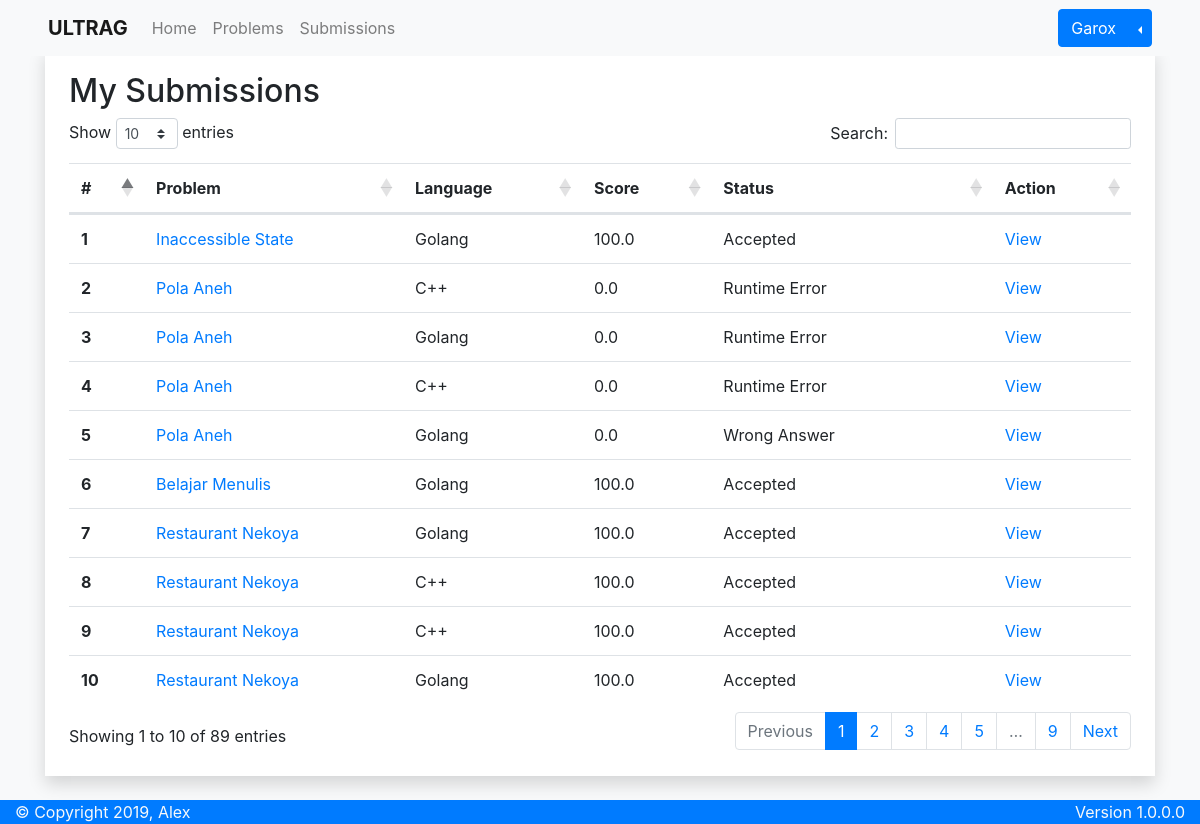
/submissions/my (signed in), run on an earlier commit of the app's database.
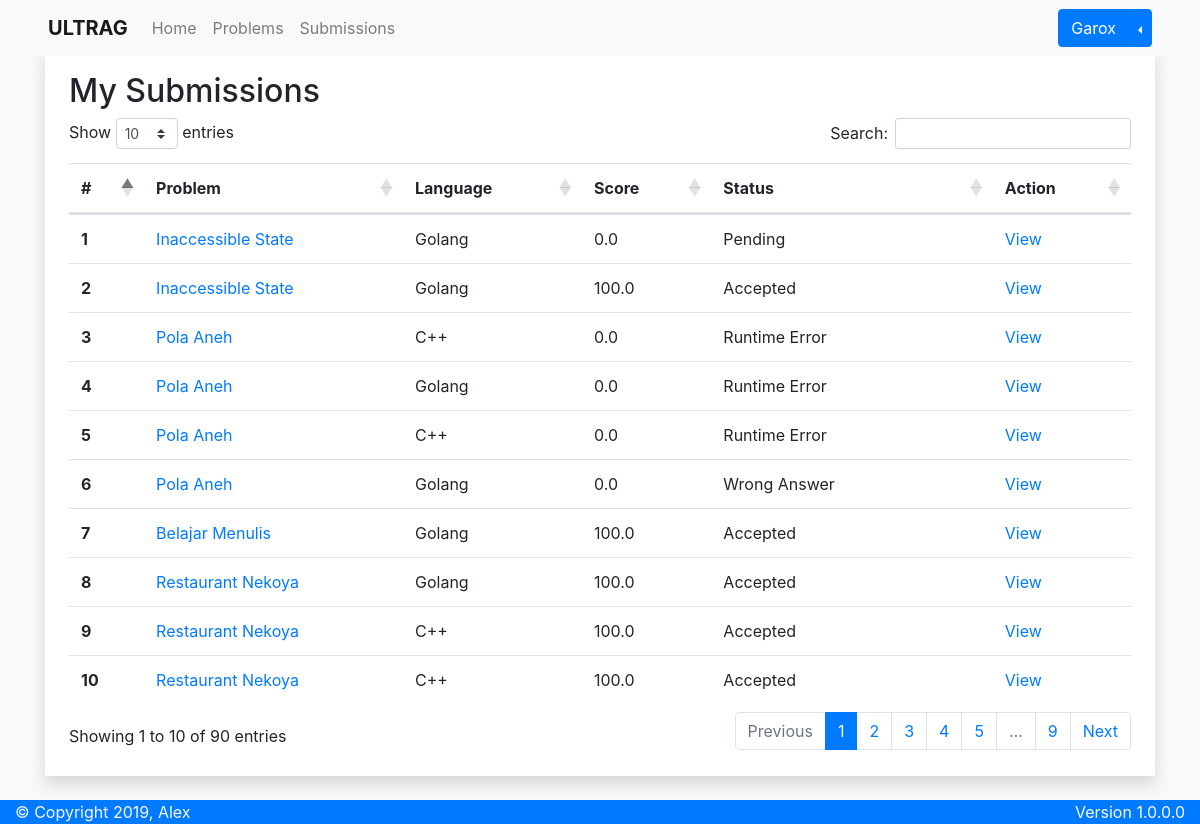
And on a later commit of the database.
### apps/models.py (models this page shows, shortened)
class Submission(models.Model):
    STATUS_CHOICES = {
        ('PEN', 'Pending'),
        ('AC', 'Accepted'),
        ('WA', 'Wrong Answer'),
        ('TLE', 'Time Limit Exceeded'),
        ('RTE', 'Runtime Error'),
        ('CTE', 'Compilation Error'),
        ('ACE', 'Abort Called Error'),
        ('MLE', 'Memory Limit Exceeded'),
        ('UNE', 'Unknown Error')
    }
    user = models.ForeignKey(User, default=None, null=True, on_delete=models.DO_NOTHING)
    name = models.CharField(max_length=255)
    problem = models.ForeignKey(Problem, on_delete=models.CASCADE)
    language = models.CharField(max_length=10, editable=False, default='Unknown')
    host = models.PositiveSmallIntegerField(default=0)
    score = models.FloatField(default=0)
    status = models.CharField(max_length=3, choices=STATUS_CHOICES, default='PEN')
    date = models.DateTimeField(default=now, editable=False)

class Problem(models.Model):
    name = models.CharField(max_length=50)
    description = MartorField()
    input = MartorField()
    output = MartorField()
    constraint = MartorField()
    time = models.PositiveSmallIntegerField()
    memory = models.PositiveSmallIntegerField()
    date = models.DateTimeField(default=now, editable=False)
    def __str__(self):
        return '{}'.format(self.name)

### apps/views.py (the view)
# urls.py: path('submissions/my', views.submissions_my, name='submissions_my'),
@login_required(login_url='/login')
def submissions_my(request):
    submissions = models.Submission.objects.filter(user=request.user).order_by('-date')
    context = {
        'Title': 'ULTRAG - My Submissions',
        'Submissions': submissions
    }
    return render(request, 'apps/submissions_my.html', context)

### apps/templates/apps/submissions_my.html (shortened to what this page needs)
{% extends 'apps/base.html' %}
{% block extra-css %}
<link rel="stylesheet" href="https://cdn.datatables.net/1.10.20/css/dataTables.bootstrap4.min.css">
{% endblock extra-css %}
{% block content %}
<h2>My Submissions</h2>
<table id="submission" class="table table-hover">
	<thead>
		<tr>
			<th scope="col">#</th>
			<th scope="col">Problem</th>
			<th scope="col">Language</th>
			<th scope="col">Score</th>
			<th scope="col">Status</th>
			<th scope="col">Action</th>
		</tr>
	</thead>
	<tbody>
		{% for submission in Submissions %}
		<tr>
			<th scope="row">{{ forloop.counter }}</th>
			<td><a href="{% url 'apps:problem' submission.problem_id %}">{{ submission.problem }}</a></td>
			<td>{{ submission.language }}</td>
			<td>{{ submission.score }}</td>
			<td>{{ submission.get_status_display }}</td>
			<td><a href="{% url 'apps:submission' submission.id %}">View</a></td>
		</tr>
		{% endfor %}
	</tbody>
</table>
{% endblock content %}

### apps/templates/apps/base.html (shortened to what this page needs)
<!DOCTYPE html>
<html lang="en">
	<head>
		<link rel="stylesheet" href="https://maxcdn.bootstrapcdn.com/bootstrap/4.3.1/css/bootstrap.min.css"></link>
		{% block extra-css %}
		{% endblock extra-css %}
	</head>
	<body class="bg-light">
		<nav class="navbar navbar-expand-lg navbar-light fixed-top bg-light pl-5 pr-5">
			<a class="navbar-brand" href="{% url 'apps:index' %}">
                <strong>ULTRAG</strong>
			</a>
			<ul class="navbar-nav mr-auto">
				<li class="nav-item{% if request.resolver_match.url_name == 'index' %} active{% endif %}">
					<a class="nav-link" href="{% url 'apps:index' %}">Home</a>
				</li>
				<li class="nav-item{% if request.resolver_match.url_name == 'problems' %} active{% endif %}">
					<a class="nav-link" href="{% url 'apps:problems' %}">Problems</a>
				</li>
				<li class="nav-item{% if request.resolver_match.url_name == 'submissions' %} active{% endif %}">
					<a class="nav-link" href="{% url 'apps:submissions' %}">Submissions</a>
				</li>
			</ul>
			<ul class="navbar-nav ml-auto">
				{% if user.is_authenticated %}
				<div class="btn-group dropleft" role="group">
                    <button type="button" class="btn btn-primary">{{ user.username }}</button>
                    <button type="button" class="btn btn-primary dropdown-toggle dropdown-toggle-split" data-toggle="dropdown" aria-haspopup="true" aria-expanded="false">
                    </button>
                </div>
				{% else %}
				<li class="nav-item">
					<a class="btn btn-primary" href="{% url 'apps:login' %}" role="button">Login</a>
					<a class="btn btn-primary" href="{% url 'apps:register' %}" role="button">Register</a>
				</li>
				{% endif %}
			</ul>
		</nav>
		<div class="content pt-5">
			<div class="container">
				<div class="row">
					<div class="col">
						<div class="shadow p-4 mb-4 bg-white">
							{% block content %}
							{% endblock content %}
						</div>
					</div>
				</div>
			</div>
			<footer>
				<div class="container-fluid bg-primary text-light">
					<div class="row">
						<div class="col-auto mr-auto">
							© Copyright 2019, Alex
						</div>
						<div class="col-auto ml-auto">
							Version 1.0.0.0
						</div>
					</div>
				</div>
			</footer>
		</div>
	</body>
</html>

What changed in the data, as far as the page shows it:
no longer on this page (row unchanged): Submission: problem "Restaurant Nekoya", language "Golang", score "100.0", status "Accepted"
added Submission: problem "Inaccessible State", language "Golang", score "0.0", status "Pending"
Also different on the page:
text written by a page script: "Show entries Search: Showing 1 to 10 of 89 entries Previous 1 2 3 4 5 … 9 Next" → "Show entries Search: Showing 1 to 10 of 90 entries Previous 1 2 3 4 5 … 9 Next"
